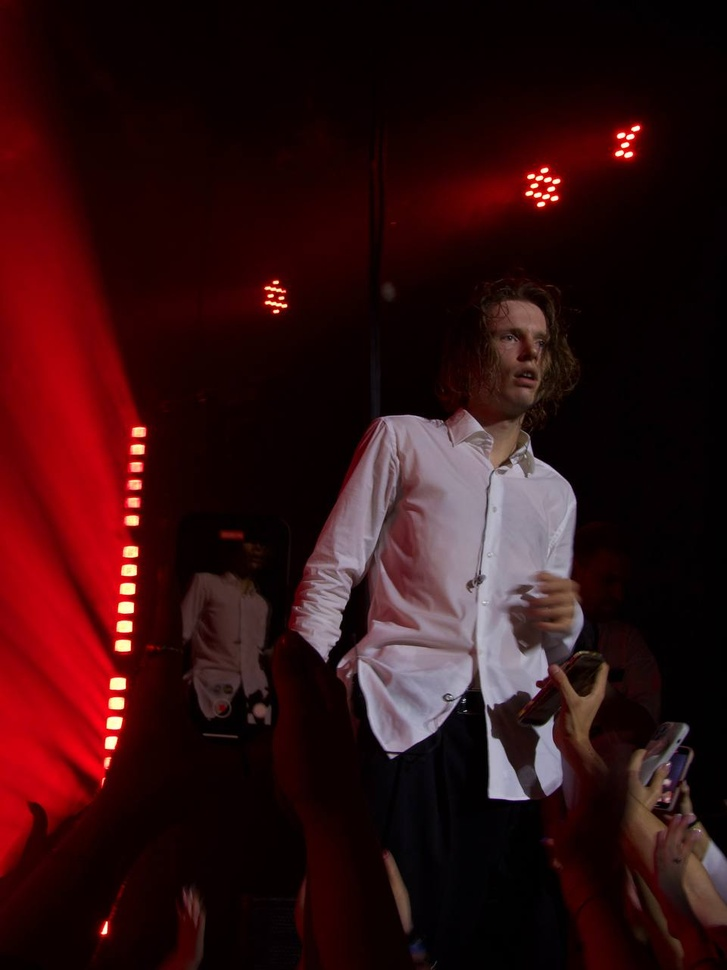
#> input picture image/nikow.jpg, 727 x 970 px, shrunk from 960 x 1280 before the run
$ python main.py
#> lines starting #> are read from the running program, lines starting #| are printed output that depends on the picture
from PIL import Image
from PIL import ImageFilter
from PIL import ImageEnhance
          #підключення модуля
with Image.open('nikow.jpg') as pic_original:
#> pic_original is the input picture: PIL image 727x970 RGB; mean R, G, B 49.6, 15.8, 17.5
    print('Розмір:', pic_original.size)
#| Розмір: (727, 970)
    print('Формат:', pic_original.format)
#| Формат: JPEG
    print('Тип:', pic_original.mode)
#| Тип: RGB
    pic_original.show()


    pic_gray = pic_original.convert('L')
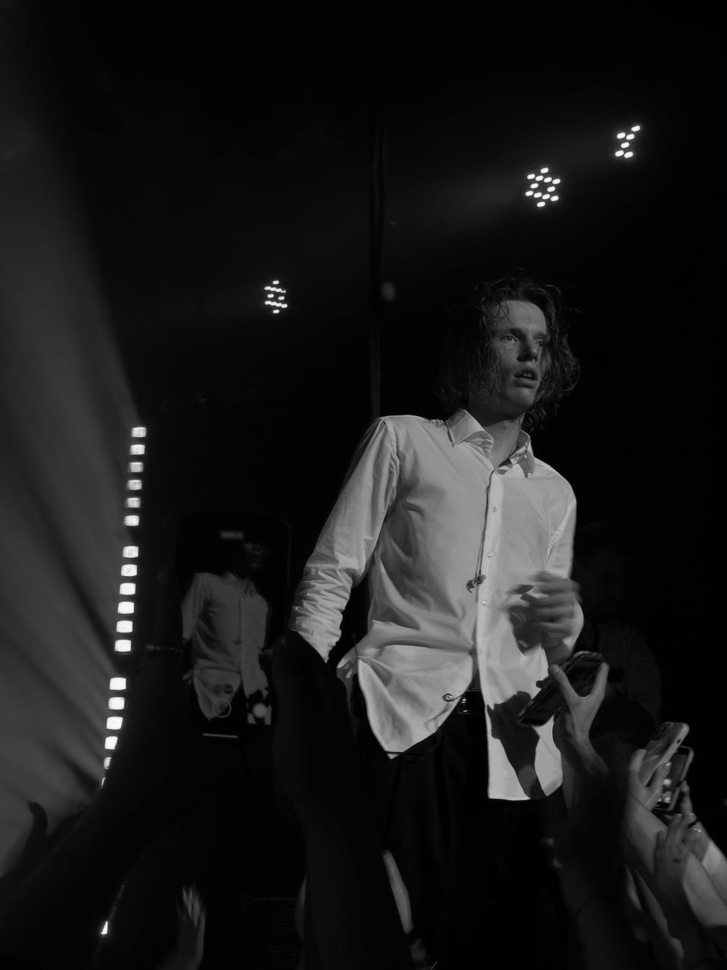
#> pic_gray: PIL image 727x970 L; min 0, max 251, mean 26.1
    pic_gray.save('nikow_gray.jpg') #чорно біле зображення
    pic_gray.show()


    pic_blured = pic_gray.filter(ImageFilter.BLUR)  #розмите зображення
    pic_blured.save('nikow_blured.jpg')
    pic_blured.show()

    pic_up = pic_original.transpose(Image.ROTATE_180) #повертання
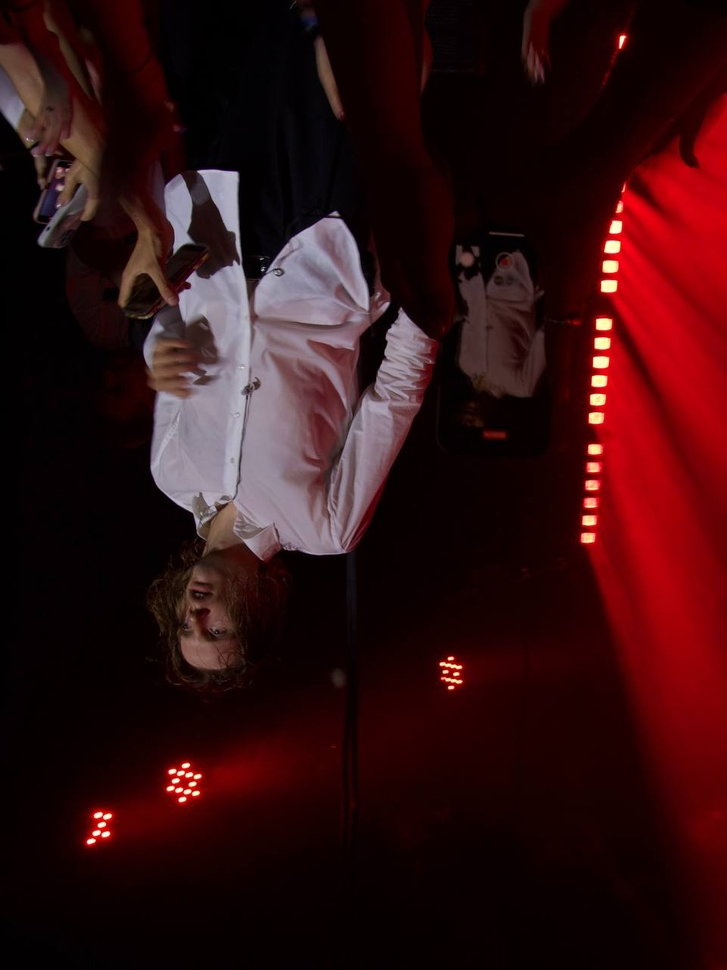
#> pic_up: PIL image 727x970 RGB; mean R, G, B 49.6, 15.8, 17.5
    pic_up.save('nikow_up.jpg')
    pic_up.show()

    pic_mirrow = pic_original.transpose(Image.FLIP_LEFT_RIGHT) #відзеркалення
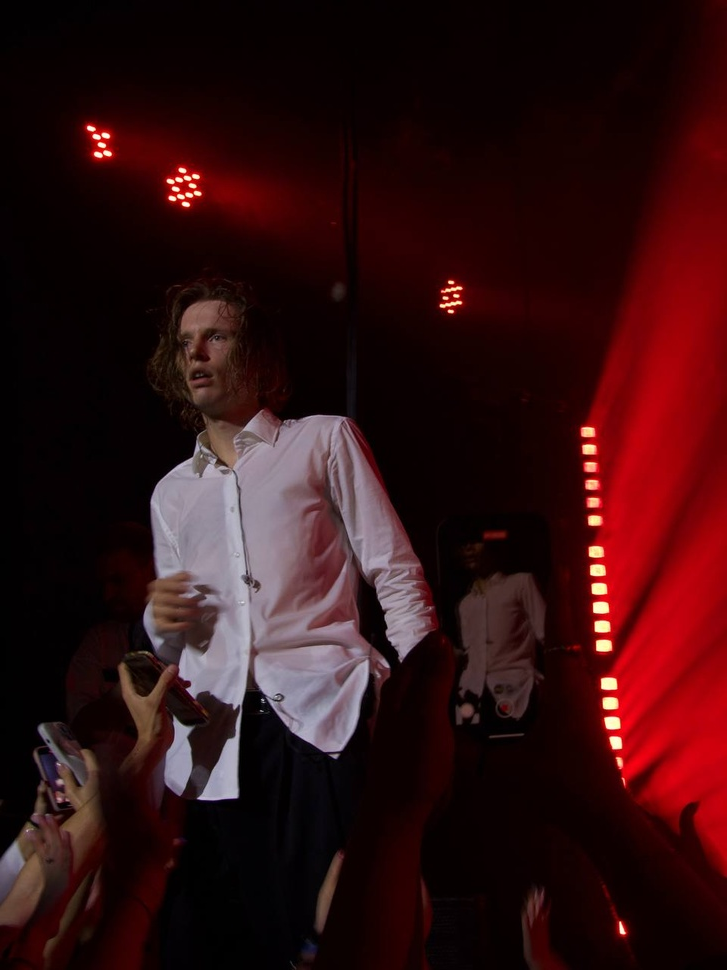
#> pic_mirrow: PIL image 727x970 RGB; mean R, G, B 49.6, 15.8, 17.5
    pic_mirrow.save('nikow_mirrow.jpg')
    pic_up.show

    pic_contrast = ImageEnhance.Contrast(pic_original)
    pic_contrast = pic_contrast.enhance(2.3)
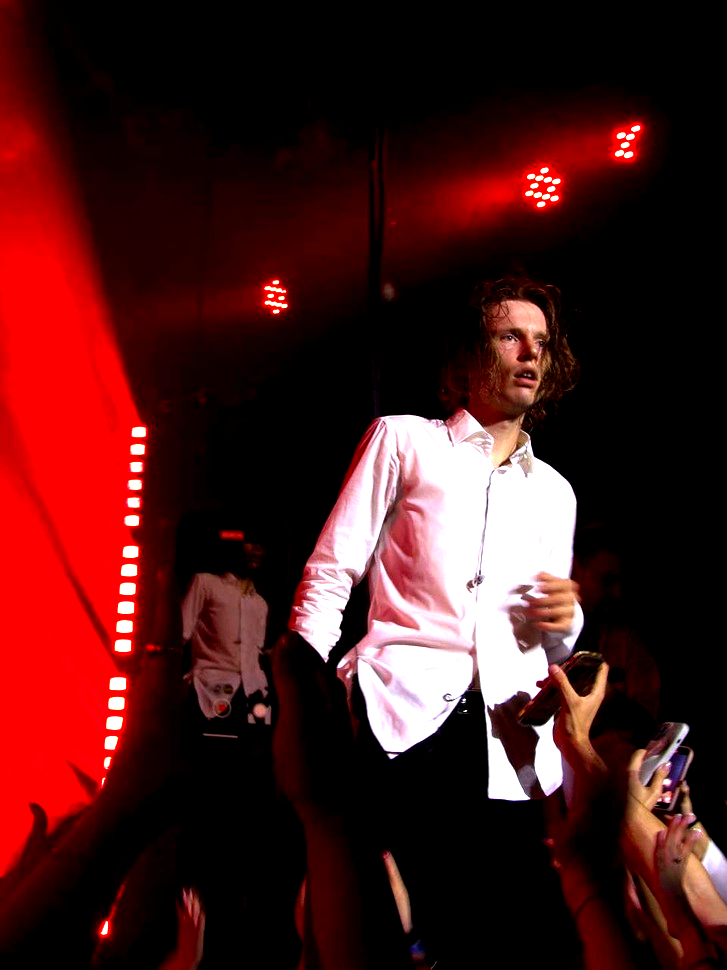
#> pic_contrast: PIL image 727x970 RGB; mean R, G, B 72.6, 25.8, 25.8
    pic_contrast.save('nikow_contr.jpg')
    pic_contrast.show
